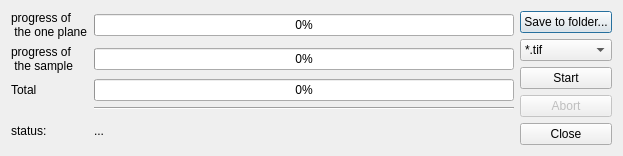
<?xml version="1.0" encoding="UTF-8"?>
<ui version="4.0">
 <class>FinalImage</class>
 <widget class="QDialog" name="FinalImage">
  <property name="geometry">
   <rect>
    <x>0</x>
    <y>0</y>
    <width>623</width>
    <height>154</height>
   </rect>
  </property>
  <property name="windowTitle">
   <string>Export to images</string>
  </property>
  <layout class="QHBoxLayout" name="horizontalLayout">
   <item>
    <layout class="QGridLayout" name="gridLayout">
     <item row="4" column="1">
      <widget class="QLabel" name="statusText">
       <property name="text">
        <string>...</string>
       </property>
      </widget>
     </item>
     <item row="4" column="0">
      <widget class="QLabel" name="label_4">
       <property name="text">
        <string>status:</string>
       </property>
      </widget>
     </item>
     <item row="2" column="1">
      <widget class="QProgressBar" name="progressBar_3">
       <property name="value">
        <number>0</number>
       </property>
      </widget>
     </item>
     <item row="2" column="0">
      <widget class="QLabel" name="label">
       <property name="text">
        <string>Total</string>
       </property>
      </widget>
     </item>
     <item row="0" column="0">
      <widget class="QLabel" name="label_2">
       <property name="text">
        <string>progress of 
 the one plane</string>
       </property>
      </widget>
     </item>
     <item row="1" column="1">
      <widget class="QProgressBar" name="progressBar_2">
       <property name="value">
        <number>0</number>
       </property>
      </widget>
     </item>
     <item row="0" column="1">
      <widget class="QProgressBar" name="progressBar_1">
       <property name="value">
        <number>0</number>
       </property>
      </widget>
     </item>
     <item row="1" column="0">
      <widget class="QLabel" name="label_3">
       <property name="text">
        <string>progress of
 the sample</string>
       </property>
      </widget>
     </item>
     <item row="3" column="1">
      <widget class="Line" name="line">
       <property name="orientation">
        <enum>Qt::Horizontal</enum>
       </property>
      </widget>
     </item>
    </layout>
   </item>
   <item>
    <layout class="QVBoxLayout" name="verticalLayout">
     <item>
      <widget class="QPushButton" name="browseButton">
       <property name="text">
        <string>Save to folder...</string>
       </property>
      </widget>
     </item>
     <item>
      <widget class="QComboBox" name="imageFormat">
       <item>
        <property name="text">
         <string>*.tif</string>
        </property>
       </item>
       <item>
        <property name="text">
         <string>*.png</string>
        </property>
       </item>
      </widget>
     </item>
     <item>
      <widget class="QPushButton" name="startButton">
       <property name="text">
        <string>Start</string>
       </property>
      </widget>
     </item>
     <item>
      <widget class="QPushButton" name="abortButton">
       <property name="enabled">
        <bool>false</bool>
       </property>
       <property name="text">
        <string notr="true">Abort</string>
       </property>
      </widget>
     </item>
     <item>
      <widget class="QPushButton" name="closeButton">
       <property name="enabled">
        <bool>true</bool>
       </property>
       <property name="text">
        <string>Close</string>
       </property>
      </widget>
     </item>
    </layout>
   </item>
  </layout>
 </widget>
 <resources/>
 <connections>
  <connection>
   <sender>closeButton</sender>
   <signal>pressed()</signal>
   <receiver>FinalImage</receiver>
   <slot>reject()</slot>
   <hints>
    <hint type="sourcelabel">
     <x>546</x>
     <y>128</y>
    </hint>
    <hint type="destinationlabel">
     <x>454</x>
     <y>-20</y>
    </hint>
   </hints>
  </connection>
 </connections>
</ui>
